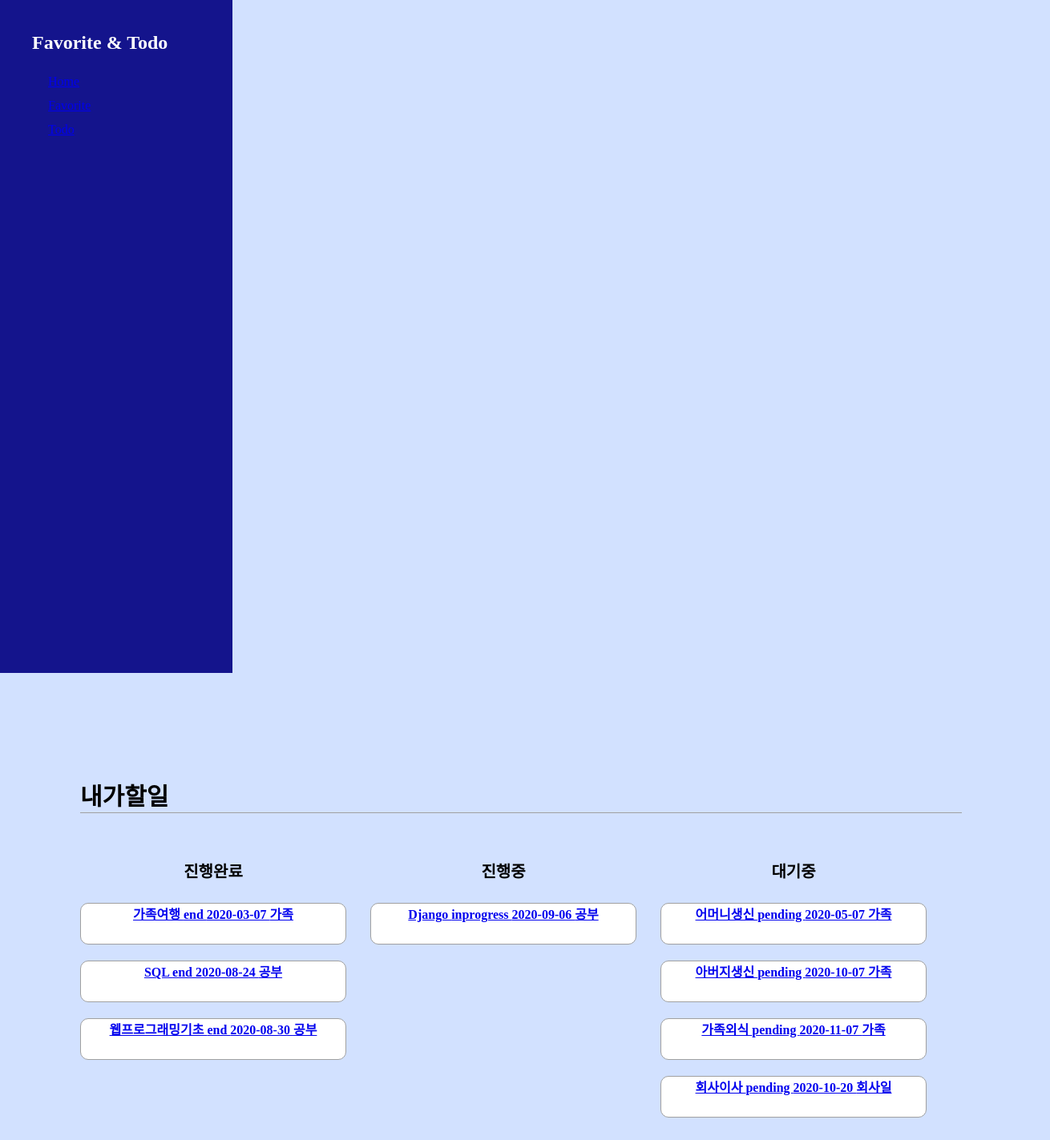
Page /second/todo on the committed database.
### second/models.py (models this page shows, shortened)
class Todo(models.Model):
    seq = models.AutoField(primary_key=True)
    name = models.CharField(max_length=30)
    status = models.CharField(max_length=20)
    reg_date = models.DateField(auto_now_add=True)
    end_date = models.DateField()
    del_yn = models.BooleanField(default=False)
    group = models.ForeignKey(TodoGroup, on_delete=models.CASCADE)

class TodoGroup(models.Model):
    seq = models.AutoField(primary_key=True)
    name = models.CharField(max_length=30)
    reg_date = models.DateField(auto_now_add=True)
    del_yn = models.BooleanField(default=False)
    def __str__(self):
        return self.name

### second/views.py (the view)
# urls.py: path('todo', views.todo, name='todo'),
def todo(request):
    data = Todo.objects
    if 'group' in request.GET:
        data = data.filter(group__name=request.GET['group'])
    if 'end_date' in request.GET:
        data = data.filter(end_date__gte=request.GET['end_date'])
    end = data.filter(status='end')
    pending = data.filter(status='pending')
    inprogress = data.filter(status='inprogress')
    return render(request, 'second/todo.html', {
        'text' : '내가할일',
        'end' : end.all(),
        'inprogress' : inprogress.all(),
        'pending' : pending.all()
    })

### second/templates/second/todo.html (shortened to what this page needs)
<!DOCTYPE html>
{% extends 'second/layout.html' %}
    {% block content %}
        <div id="todo_container">
            <h3>{{ text }}</h3>
            <div id="endgroup">
            <h4>진행완료</h4>
            {% for e in end %}
                <div id="end">
                    <a href='todo/{{e.seq}}'>
                    {{ e.name }}
                    {{ e.status}}
                    {{ e.end_date|date:"Y-m-d" }}
                    {{ e.group }}
                    </a>
                </div>
            {% endfor %}
            </div>
            <div id="inprogressgroup">
            <h4>진행중</h4>
            {% for i in inprogress %}
                <div id="inprogress">
                    <a href='todo/{{i.seq}}'>
                    {{ i.name }}
                    {{ i.status}}
                    {{ i.end_date|date:"Y-m-d" }}
                    {{ i.group }}
                    </a>
                </div>
            {% endfor %}
            </div>
            <div id="pendinggroup">
            <h4>대기중</h4>
            {% for p in pending %}
                <div id="pending">
                    <a href='todo/{{p.seq}}'>
                    {{ p.name }}
                    {{ p.status}}
                    {{ p.end_date|date:"Y-m-d" }}
                    {{ p.group }}
                    </a>
                </div>
            {% endfor %}
            </div>
        </div>
    {% endblock %}

### second/templates/second/layout.html (shortened to what this page needs)
<!DOCTYPE html>
<html
<head>
</head>
<body>
    <div id='category'>
        <h2>Favorite & Todo</h2>
        <ul>
        <li><a href="/second/"/>Home</a></li>
        <li><a href="/second/favorite"/>Favorite</a></li>
        <li><a href="/second/todo"/>Todo</a></li>
        </ul>
    </div>
    {% block content %}
    {% endblock %}
</body>
</html>

### second/templates/second/layout.html (style rules this page uses)
body { background-color: #D2E1FF; margin:0 auto; padding:0; }
#category { width: 250px; height: 100vh; background-color: #14148C; color: white; padding: 20px; margin:0; float: left; }
#category > h2 { margin: 20px; }
ul { list-style:none; color: white; line-height: 30px; }
#todo_container { float: left; width: 1100px; padding: 100px; margin: 0 auto; }
#todo_container > h3 { font-size: 30px; border-bottom: 1px solid #a0a0a0; }
#end, #inprogress, #pending { background-color: white; width: 330px; height: 50px; text-align: center; line-height: center; margin-bottom: 20px; border: 1px solid #a0a0a0; border-radius: 10px; font-weight: bold; }
#endgroup, #inprogressgroup { float: left; margin-right: 30px; text-align: center; }
#pendinggroup { float: left; text-align: center; }
h4 { font-size: 20px; }

### rows in the picture
Todo: name "가족여행", status "end", end_date "2020-03-07", group "가족"
Todo: name "SQL", status "end", end_date "2020-08-24", group "공부"
Todo: name "웹프로그래밍기초", status "end", end_date "2020-08-30", group "공부"
Todo: name "Django", status "inprogress", end_date "2020-09-06", group "공부"
Todo: name "어머니생신", status "pending", end_date "2020-05-07", group "가족"
Todo: name "아버지생신", status "pending", end_date "2020-10-07", group "가족"
Todo: name "가족외식", status "pending", end_date "2020-11-07", group "가족"
Todo: name "회사이사", status "pending", end_date "2020-10-20", group "회사일"

### other values in the picture
{{ text }} "내가할일"
